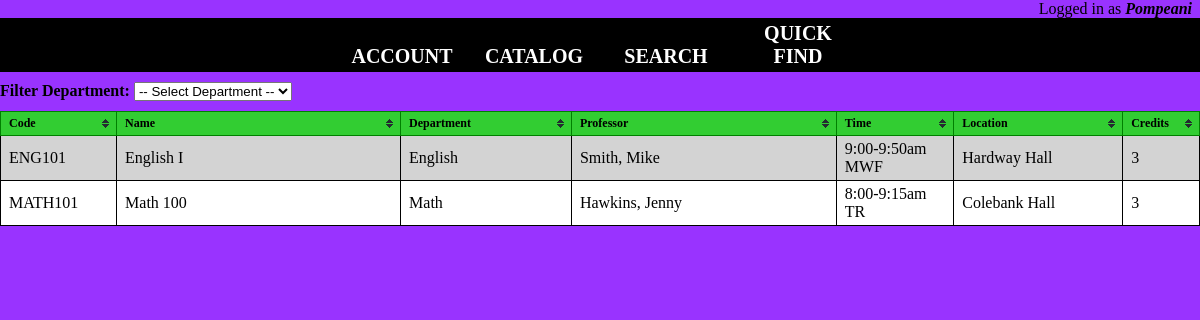
Screenshot of /php/catalog.php (signed in) with the database file from the repository.
### tables this page shows
CREATE TABLE `courses` (
  `code` varchar(8) NOT NULL,
  `title` varchar(10) NOT NULL,
  `days` varchar(7) NOT NULL,
  `begin_time` varchar(5) NOT NULL,
  `end_time` varchar(5) NOT NULL,
  `credits` int(2) NOT NULL,
  `professor_last_name` varchar(30) NOT NULL,
  `professor_first_name` varchar(30) NOT NULL,
  `location` varchar(40) NOT NULL,
  `department` varchar(40) NOT NULL,
  `am_pm` varchar(2) NOT NULL,
  PRIMARY KEY (`code`),
  FULLTEXT KEY `title` (`title`),
  FULLTEXT KEY `professor_last_name` (`professor_last_name`),
  FULLTEXT KEY `professor_first_name` (`professor_first_name`),
  FULLTEXT KEY `location` (`location`),
  FULLTEXT KEY `department` (`department`)
);

### php/catalog.php (the view, shortened to what this page needs)
<!DOCTYPE html>
<?php
    require_once("config.php");
?>
<html>
    <head>
       <link rel="stylesheet" href="../css/catalogstyles.css"/>
    </head>
     <body>
        <?php include("../php/navigation.php"); ?>
        <div id="filterdepartment">
                 <label>Filter Department:
                    <select id="departmentfilter">
                            <option>-- Select Department --</option>
                    </select>
                 </label>
        </div>
        <table id="tablecatalog" class="tablesorter">
              <thead>
                    <tr id="headerRow">
                         <th class="code">Code</th>
                         <th class="name">Name</th>
                         <th class="department">Department</th>
                         <th class="professor">Professor</th>
                         <th class="time">Time</th>
                         <th class="location">Location</th>
                         <th class="credits">Credits</th>
                    </tr>
               </thead>
                 <tbody>
                    <?php $result = $conn->query("SELECT * FROM courses");
                          if($result) {
                                while($row = $result->fetch_assoc()) {
                                    echo "<tr>";
                                        echo "<td>", $row['code'], "</td>";
                                        echo "<td>", $row['title'], "</td>";
                                        echo "<td>", $row['department'], "</td>";
                                        echo "<td>", $row['professor_last_name'],  ", ", $row['professor_first_name']; "</td>";
                                        echo "<td>", $row['begin_time'], "-", $row['end_time'], $row['am_pm'],  " ",  $row['days'], "</td>";
                                        echo "<td>", $row['location'], "</td>";
                                        echo "<td>", $row['credits'], "</td>";
                                    echo "</tr>";
                                  }
                            } ?>
                 </tbody>
             </table>
       </body>
</html>

### css/catalogstyles.css (style rules this page uses)
* { padding:0; margin:0 }
body { background-color: #9933ff; }
.tablesorter thead tr th.header { background-image: url("../plugins/tablesorter/themes/blue/bg.gif"); background-repeat: no-repeat; background-position: center right; cursor: pointer; }
th.credits { width: 6%; }
th.code { width: 6%; }
th.time { width: 10%; }
th.location { width: 15%; }
th.name { width: 22%; }
th.department { width: 15%; }
th.professor { width: 20%; }
#filterdepartment { display: inline-block; margin-bottom: 10px; }
#filterdepartment label { font-weight: bold; }
.tablesorter td { border: 1px solid black; padding: 4px 8px; }

### css/accountstyles.css (style rules this page uses)
* { padding:0; margin:0 }
body { background-color: #9933ff; }
.tablesorter { width: 100%; border-collapse: collapse; border: 1px solid black; }
.tablesorter thead tr th { text-align: left; font-size: 12px; background-color: limegreen; padding: 4px 30px 4px 8px; border: 1px solid green; }
.tablesorter th.header { background-image: url("../plugins/tablesorter/themes/blue/bg.gif"); background-repeat: no-repeat; background-position: center right; cursor: pointer; }
th.checkbox, th.credits { width: 2%; }
th.code { width: 6%; }
th.time { width: 10%; }
th.location { width: 15%; }
th.name { width: 26%; }
th.department { width: 15%; }
th.professor { width: 24%; }
.tablesorter td { border: 1px solid black; }
table { border-collapse: separate; border-spacing: 0; }
#tablesummary th, td { padding: 3px 10px; }
th.code { width: 10%; }
th.credits { width: 10%; }
.tablesorter tbody tr:nth-child(odd) { background-color: #D3D3D3; }
.tablesorter tbody tr:nth-child(even) { background-color: #FFFFFF; }

### rows the page displays
courses: code "ENG101", title "English I", department "English", professor_last_name "Smith", professor_first_name "Mike", begin_time "9:00", end_time "9:50", am_pm "am", days "MWF", location "Hardway Hall", credits "3"
courses: code "MATH101", title "Math 100", department "Math", professor_last_name "Hawkins", professor_first_name "Jenny", begin_time "8:00", end_time "9:15", am_pm "am", days "TR", location "Colebank Hall", credits "3"

### other values shown
$_SESSION['username'] "Pompeani"
